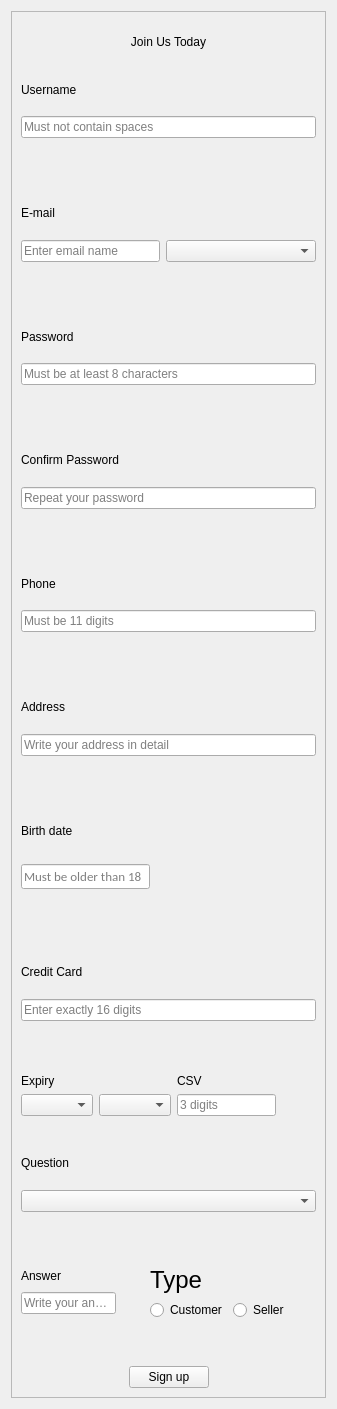
            <widget class="QWidget" name="scrollAreaWidgetContents_3">
             <property name="geometry">
              <rect>
               <x>0</x>
               <y>0</y>
               <width>337</width>
               <height>1409</height>
              </rect>
             </property>
             <layout class="QHBoxLayout" name="horizontalLayout_23">
              <item>
               <widget class="QFrame" name="frame">
                <property name="frameShape">
                 <enum>QFrame::StyledPanel</enum>
                </property>
                <property name="frameShadow">
                 <enum>QFrame::Raised</enum>
                </property>
                <layout class="QVBoxLayout" name="verticalLayout_9">
                 <item>
                  <widget class="QLabel" name="label_42">
                   <property name="styleSheet">
                    <string notr="true">font: 32pt &quot;Curlz MT&quot;;</string>
                   </property>
                   <property name="text">
                    <string>Join Us Today</string>
                   </property>
                   <property name="alignment">
                    <set>Qt::AlignCenter</set>
                   </property>
                  </widget>
                 </item>
                 <item>
                  <widget class="QLabel" name="label_43">
                   <property name="styleSheet">
                    <string notr="true">font: 16pt &quot;Segoe UI&quot;;</string>
                   </property>
                   <property name="text">
                    <string>Username</string>
                   </property>
                  </widget>
                 </item>
                 <item>
                  <widget class="QLineEdit" name="lineEdit_31">
                   <property name="maxLength">
                    <number>32</number>
                   </property>
                   <property name="placeholderText">
                    <string>Must not contain spaces</string>
                   </property>
                  </widget>
                 </item>
                 <item>
                  <widget class="QLabel" name="label_11">
                   <property name="styleSheet">
                    <string notr="true">color: rgb(255, 0, 0)</string>
                   </property>
                   <property name="text">
                    <string/>
                   </property>
                  </widget>
                 </item>
                 <item>
                  <widget class="QLabel" name="label_44">
                   <property name="styleSheet">
                    <string notr="true">font: 18pt &quot;Segoe UI&quot;;</string>
                   </property>
                   <property name="text">
                    <string>E-mail</string>
                   </property>
                  </widget>
                 </item>
                 <item>
                  <layout class="QHBoxLayout" name="horizontalLayout_15">
                   <item>
                    <widget class="QLineEdit" name="lineEdit_32">
                     <property name="maxLength">
                      <number>32</number>
                     </property>
                     <property name="placeholderText">
                      <string>Enter email name</string>
                     </property>
                    </widget>
                   </item>
                   <item>
                    <widget class="QComboBox" name="comboBox_2">
                     <property name="minimumSize">
                      <size>
                       <width>150</width>
                       <height>0</height>
                      </size>
                     </property>
                     <property name="editable">
                      <bool>false</bool>
                     </property>
                     <property name="currentText">
                      <string notr="true"/>
                     </property>
                     <property name="currentIndex">
                      <number>-1</number>
                     </property>
                     <property name="maxVisibleItems">
                      <number>3</number>
                     </property>
                     <property name="placeholderText">
                      <string>Choose a domain</string>
                     </property>
                    </widget>
                   </item>
                  </layout>
                 </item>
                 <item>
                  <widget class="QLabel" name="label_12">
                   <property name="styleSheet">
                    <string notr="true">color: rgb(255, 0, 0)</string>
                   </property>
                   <property name="text">
                    <string/>
                   </property>
                  </widget>
                 </item>
                 <item>
                  <widget class="QLabel" name="label_45">
                   <property name="styleSheet">
                    <string notr="true">font: 16pt &quot;Segoe UI&quot;;</string>
                   </property>
                   <property name="text">
                    <string>Password</string>
                   </property>
                  </widget>
                 </item>
                 <item>
                  <widget class="QLineEdit" name="lineEdit_33">
                   <property name="text">
                    <string/>
                   </property>
                   <property name="maxLength">
                    <number>32</number>
                   </property>
                   <property name="placeholderText">
                    <string>Must be at least 8 characters</string>
                   </property>
                  </widget>
                 </item>
                 <item>
                  <widget class="QLabel" name="label_13">
                   <property name="styleSheet">
                    <string notr="true">color: rgb(255, 0, 0)</string>
                   </property>
                   <property name="text">
                    <string/>
                   </property>
                  </widget>
                 </item>
                 <item>
                  <widget class="QLabel" name="label_46">
                   <property name="styleSheet">
                    <string notr="true">font: 16pt &quot;Segoe UI&quot;;</string>
                   </property>
                   <property name="text">
                    <string>Confirm Password</string>
                   </property>
                  </widget>
                 </item>
                 <item>
                  <widget class="QLineEdit" name="lineEdit_34">
                   <property name="text">
                    <string/>
                   </property>
                   <property name="maxLength">
                    <number>32</number>
                   </property>
                   <property name="placeholderText">
                    <string>Repeat your password</string>
                   </property>
                  </widget>
                 </item>
                 <item>
                  <widget class="QLabel" name="label_14">
                   <property name="styleSheet">
                    <string notr="true">color: rgb(255, 0, 0)</string>
                   </property>
                   <property name="text">
                    <string/>
                   </property>
                  </widget>
                 </item>
                 <item>
                  <layout class="QHBoxLayout" name="horizontalLayout_18">
                   <item>
                    <widget class="QLabel" name="label_47">
                     <property name="styleSheet">
                      <string notr="true">font: 18pt &quot;Segoe UI&quot;;</string>
                     </property>
                     <property name="text">
                      <string>Phone</string>
                     </property>
                    </widget>
                   </item>
                  </layout>
                 </item>
                 <item>
                  <layout class="QHBoxLayout" name="horizontalLayout_19">
                   <item>
                    <widget class="QLineEdit" name="lineEdit_35">
                     <property name="text">
                      <string/>
                     </property>
                     <property name="maxLength">
                      <number>11</number>
                     </property>
                     <property name="placeholderText">
                      <string>Must be 11 digits</string>
                     </property>
                    </widget>
                   </item>
                  </layout>
                 </item>
                 <item>
                  <widget class="QLabel" name="label_15">
                   <property name="styleSheet">
                    <string notr="true">color: rgb(255, 0, 0)</string>
                   </property>
                   <property name="text">
                    <string/>
                   </property>
                  </widget>
                 </item>
                 <item>
                  <widget class="QLabel" name="label_48">
                   <property name="styleSheet">
                    <string notr="true">font: 18pt &quot;Segoe UI&quot;;</string>
                   </property>
                   <property name="text">
                    <string>Address</string>
                   </property>
                  </widget>
                 </item>
                 <item>
                  <widget class="QLineEdit" name="lineEdit_36">
                   <property name="text">
                    <string/>
                   </property>
                   <property name="placeholderText">
                    <string>Write your address in detail</string>
                   </property>
                  </widget>
                 </item>
                 <item>
                  <widget class="QLabel" name="label_16">
                   <property name="styleSheet">
                    <string notr="true">color: rgb(255, 0, 0)</string>
                   </property>
                   <property name="text">
                    <string/>
                   </property>
                  </widget>
                 </item>
                 <item>
                  <layout class="QHBoxLayout" name="horizontalLayout_24">
                   <item>
                    <widget class="QLabel" name="label_51">
                     <property name="styleSheet">
                      <string notr="true">font: 18pt &quot;Segoe UI&quot;;</string>
                     </property>
                     <property name="text">
                      <string>Birth date</string>
                     </property>
                    </widget>
                   </item>
                  </layout>
                 </item>
                 <item>
                  <layout class="QHBoxLayout" name="horizontalLayout_9">
                   <item>
                    <widget class="QLineEdit" name="lineEdit_4">
                     <property name="font">
                      <font>
                       <family>Calibri</family>
                       <pointsize>10</pointsize>
                      </font>
                     </property>
                     <property name="readOnly">
                      <bool>true</bool>
                     </property>
                     <property name="placeholderText">
                      <string>Must be older than 18</string>
                     </property>
                    </widget>
                   </item>
                   <item>
                    <widget class="QPushButton" name="pushButton_5">
                     <property name="minimumSize">
                      <size>
                       <width>0</width>
                       <height>40</height>
                      </size>
                     </property>
                     <property name="maximumSize">
                      <size>
                       <width>50</width>
                       <height>16777215</height>
                      </size>
                     </property>
                     <property name="styleSheet">
                      <string notr="true">QPushButton {
	border-radius: 25px;
}</string>
                     </property>
                     <property name="text">
                      <string/>
                     </property>
                     <property name="flat">
                      <bool>true</bool>
                     </property>
                    </widget>
                   </item>
                   <item>
                    <spacer name="horizontalSpacer_12">
                     <property name="orientation">
                      <enum>Qt::Horizontal</enum>
                     </property>
                     <property name="sizeHint" stdset="0">
                      <size>
                       <width>40</width>
                       <height>20</height>
                      </size>
                     </property>
                    </spacer>
                   </item>
                  </layout>
                 </item>
                 <item>
                  <widget class="QLabel" name="label_17">
                   <property name="styleSheet">
                    <string notr="true">color: rgb(255, 0, 0)</string>
                   </property>
                   <property name="text">
                    <string/>
                   </property>
                  </widget>
                 </item>
                 <item>
                  <widget class="QLabel" name="label_52">
                   <property name="styleSheet">
                    <string notr="true">font: 18pt &quot;Segoe UI&quot;;</string>
                   </property>
                   <property name="text">
                    <string>Credit Card </string>
                   </property>
                  </widget>
                 </item>
                 <item>
                  <widget class="QLineEdit" name="lineEdit_5">
                   <property name="maxLength">
                    <number>16</number>
                   </property>
                   <property name="placeholderText">
                    <string>Enter exactly 16 digits</string>
                   </property>
                  </widget>
                 </item>
                 <item>
                  <widget class="QLabel" name="label_18">
                   <property name="styleSheet">
                    <string notr="true">color: rgb(255, 0, 0)</string>
                   </property>
                   <property name="text">
                    <string/>
                   </property>
                  </widget>
                 </item>
                 <item>
                  <layout class="QHBoxLayout" name="horizontalLayout_12">
                   <item>
                    <layout class="QVBoxLayout" name="verticalLayout_8">
                     <item>
                      <widget class="QLabel" name="label_54">
                       <property name="styleSheet">
                        <string notr="true">font: 18pt &quot;Segoe UI&quot;;</string>
                       </property>
                       <property name="text">
                        <string>Expiry</string>
                       </property>
                      </widget>
                     </item>
                     <item>
                      <layout class="QHBoxLayout" name="horizontalLayout_10">
                       <item>
                        <layout class="QVBoxLayout" name="verticalLayout_4">
                         <item>
                          <layout class="QHBoxLayout" name="horizontalLayout_11">
                           <item>
                            <widget class="QComboBox" name="comboBox_3">
                             <property name="placeholderText">
                              <string>Month</string>
                             </property>
                            </widget>
                           </item>
                           <item>
                            <widget class="QComboBox" name="comboBox_4">
                             <property name="placeholderText">
                              <string>Year</string>
                             </property>
                            </widget>
                           </item>
                          </layout>
                         </item>
                         <item>
                          <widget class="QLabel" name="label_19">
                           <property name="styleSheet">
                            <string notr="true">color: rgb(255, 0, 0)</string>
                           </property>
                           <property name="text">
                            <string/>
                           </property>
                          </widget>
                         </item>
                        </layout>
                       </item>
                      </layout>
                     </item>
                    </layout>
                   </item>
                   <item>
                    <layout class="QVBoxLayout" name="verticalLayout_5">
                     <item>
                      <widget class="QLabel" name="label_53">
                       <property name="styleSheet">
                        <string notr="true">font: 18pt &quot;Segoe UI&quot;;</string>
                       </property>
                       <property name="text">
                        <string>CSV</string>
                       </property>
                      </widget>
                     </item>
                     <item>
                      <layout class="QHBoxLayout" name="horizontalLayout_13">
                       <item>
                        <layout class="QVBoxLayout" name="verticalLayout_10">
                         <item>
                          <widget class="QLineEdit" name="lineEdit_6">
                           <property name="maximumSize">
                            <size>
                             <width>100</width>
                             <height>16777215</height>
                            </size>
                           </property>
                           <property name="maxLength">
                            <number>3</number>
                           </property>
                           <property name="placeholderText">
                            <string>3 digits</string>
                           </property>
                          </widget>
                         </item>
                         <item>
                          <widget class="QLabel" name="label_20">
                           <property name="styleSheet">
                            <string notr="true">color: rgb(255, 0, 0)</string>
                           </property>
                           <property name="text">
                            <string/>
                           </property>
                          </widget>
                         </item>
                        </layout>
                       </item>
                      </layout>
                     </item>
                    </layout>
                   </item>
                   <item>
                    <spacer name="horizontalSpacer_18">
                     <property name="orientation">
                      <enum>Qt::Horizontal</enum>
                     </property>
                     <property name="sizeHint" stdset="0">
                      <size>
                       <width>40</width>
                       <height>20</height>
                      </size>
                     </property>
                    </spacer>
                   </item>
                  </layout>
                 </item>
                 <item>
                  <layout class="QHBoxLayout" name="horizontalLayout_20">
                   <item>
                    <widget class="QLabel" name="label_49">
                     <property name="styleSheet">
                      <string notr="true">font: 18pt &quot;Segoe UI&quot;;</string>
                     </property>
                     <property name="text">
                      <string>Question</string>
                     </property>
                    </widget>
                   </item>
                  </layout>
                 </item>
                 <item>
                  <layout class="QHBoxLayout" name="horizontalLayout_21">
                   <item>
                    <widget class="QComboBox" name="comboBox">
                     <property name="placeholderText">
                      <string>Choose a security question</string>
                     </property>
                    </widget>
                   </item>
                  </layout>
                 </item>
                 <item>
                  <widget class="QLabel" name="label_21">
                   <property name="styleSheet">
                    <string notr="true">color: rgb(255, 0, 0)</string>
                   </property>
                   <property name="text">
                    <string/>
                   </property>
                  </widget>
                 </item>
                 <item>
                  <layout class="QHBoxLayout" name="horizontalLayout_16">
                   <item>
                    <layout class="QVBoxLayout" name="verticalLayout_11">
                     <item>
                      <widget class="QLabel" name="label_50">
                       <property name="styleSheet">
                        <string notr="true">font: 18pt &quot;Segoe UI&quot;;</string>
                       </property>
                       <property name="text">
                        <string>Answer</string>
                       </property>
                      </widget>
                     </item>
                     <item>
                      <widget class="QLineEdit" name="lineEdit_37">
                       <property name="maximumSize">
                        <size>
                         <width>200</width>
                         <height>16777215</height>
                        </size>
                       </property>
                       <property name="text">
                        <string/>
                       </property>
                       <property name="maxLength">
                        <number>32</number>
                       </property>
                       <property name="placeholderText">
                        <string>Write your answer</string>
                       </property>
                      </widget>
                     </item>
                     <item>
                      <widget class="QLabel" name="label_22">
                       <property name="styleSheet">
                        <string notr="true">color: rgb(255, 0, 0)</string>
                       </property>
                       <property name="text">
                        <string/>
                       </property>
                      </widget>
                     </item>
                    </layout>
                   </item>
                   <item>
                    <spacer name="horizontalSpacer_19">
                     <property name="orientation">
                      <enum>Qt::Horizontal</enum>
                     </property>
                     <property name="sizeType">
                      <enum>QSizePolicy::Preferred</enum>
                     </property>
                     <property name="sizeHint" stdset="0">
                      <size>
                       <width>40</width>
                       <height>20</height>
                      </size>
                     </property>
                    </spacer>
                   </item>
                   <item>
                    <layout class="QVBoxLayout" name="verticalLayout_13">
                     <item>
                      <widget class="QLabel" name="label_23">
                       <property name="font">
                        <font>
                         <pointsize>18</pointsize>
                        </font>
                       </property>
                       <property name="text">
                        <string>Type</string>
                       </property>
                      </widget>
                     </item>
                     <item>
                      <layout class="QHBoxLayout" name="horizontalLayout_6">
                       <item>
                        <widget class="QRadioButton" name="radioButton">
                         <property name="text">
                          <string>Customer</string>
                         </property>
                        </widget>
                       </item>
                       <item>
                        <widget class="QRadioButton" name="radioButton_2">
                         <property name="text">
                          <string>Seller</string>
                         </property>
                        </widget>
                       </item>
                       <item>
                        <spacer name="horizontalSpacer_20">
                         <property name="orientation">
                          <enum>Qt::Horizontal</enum>
                         </property>
                         <property name="sizeHint" stdset="0">
                          <size>
                           <width>40</width>
                           <height>20</height>
                          </size>
                         </property>
                        </spacer>
                       </item>
                      </layout>
                     </item>
                     <item>
                      <widget class="QLabel" name="label_24">
                       <property name="styleSheet">
                        <string notr="true">color: rgb(255, 0, 0)</string>
                       </property>
                       <property name="text">
                        <string/>
                       </property>
                      </widget>
                     </item>
                    </layout>
                   </item>
                  </layout>
                 </item>
                 <item>
                  <spacer name="horizontalSpacer_17">
                   <property name="orientation">
                    <enum>Qt::Horizontal</enum>
                   </property>
                   <property name="sizeHint" stdset="0">
                    <size>
                     <width>40</width>
                     <height>20</height>
                    </size>
                   </property>
                  </spacer>
                 </item>
                 <item>
                  <layout class="QHBoxLayout" name="horizontalLayout_14">
                   <item>
                    <spacer name="horizontalSpacer_15">
                     <property name="orientation">
                      <enum>Qt::Horizontal</enum>
                     </property>
                     <property name="sizeHint" stdset="0">
                      <size>
                       <width>40</width>
                       <height>20</height>
                      </size>
                     </property>
                    </spacer>
                   </item>
                   <item>
                    <widget class="QPushButton" name="pushButton_17">
                     <property name="text">
                      <string>Sign up</string>
                     </property>
                    </widget>
                   </item>
                   <item>
                    <spacer name="horizontalSpacer_16">
                     <property name="orientation">
                      <enum>Qt::Horizontal</enum>
                     </property>
                     <property name="sizeHint" stdset="0">
                      <size>
                       <width>40</width>
                       <height>20</height>
                      </size>
                     </property>
                    </spacer>
                   </item>
                  </layout>
                 </item>
                </layout>
               </widget>
              </item>
             </layout>
            </widget>
